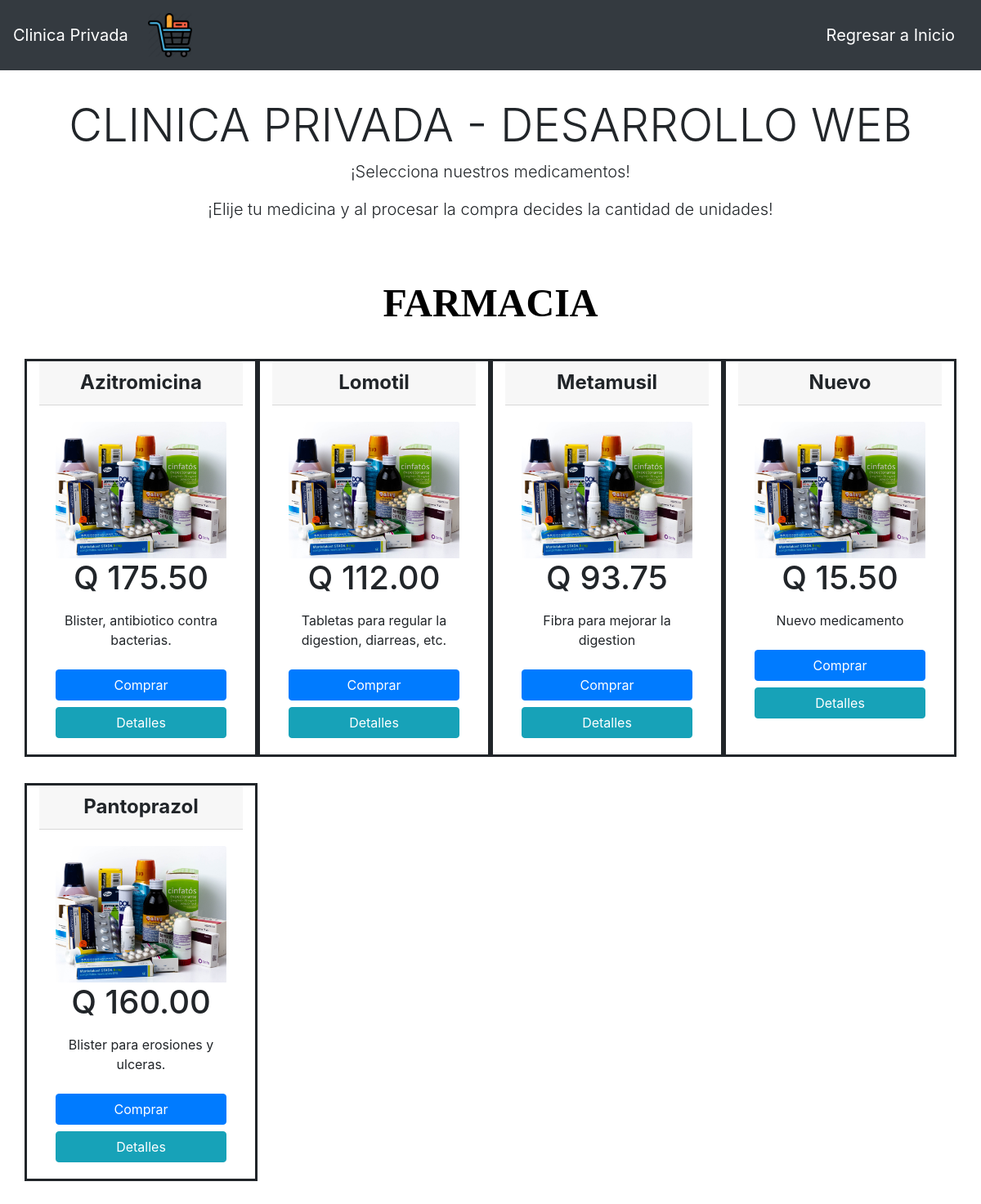
/tienda/index.php, run on the app's committed database.
### tables this page shows
CREATE TABLE `medicamento` (
  `id_medicamento` int(11) NOT NULL,
  `nombre` varchar(60) DEFAULT NULL,
  `marca` varchar(60) DEFAULT NULL,
  `descripcion` varchar(150) NOT NULL,
  `id_lote_medicina` int(11) DEFAULT NULL,
  `precio_costo` double(8,2) NOT NULL,
  `precio_venta` double(8,2) NOT NULL,
  `cantidad` int(11) NOT NULL
);

### tienda/index.php (the view, shortened to what this page needs)
<?php
require_once 'conexion.php';
$db_conexionMedicamento = mysqli_connect($db_host, $db_user, $db_pass, $db_nombre, $port);
$db_conexionMedicamento->real_query("SELECT m.id_medicamento AS id,m.nombre,m.marca,m.descripcion,lm.nombre as NombreLote,m.precio_costo,m.precio_venta,m.cantidad FROM clinicaproyecto_2021.medicamento AS m INNER JOIN clinicaproyecto_2021.lotes_medicina AS lm ON m.id_lote_medicina = lm.id_lote_medicina ORDER BY m.nombre;");
$resultadoM = $db_conexionMedicamento->use_result();
?>
<!DOCTYPE html>
<html lang="en">
<head>
    <link rel="stylesheet" href="css/bootstrap.min.css">
    <link rel="stylesheet" href="https://use.fontawesome.com/releases/v5.6.3/css/all.css">
    <link rel="stylesheet" href="css/sweetalert2.min.css">
</head>
<body background="img/fondoUsuarios.jpg" style="background-size: cover; background-repeat: no-repeat; margin: 0px; height: 100%;">
    <header>
        <div class="container">
            <div class="row align-items-stretch justify-content-between">
                <nav class="navbar navbar-expand-md navbar-dark fixed-top bg-dark">
                    <a class="navbar-brand" href="#">Clinica Privada</a>
                    <div class="collapse navbar-collapse" id="navbarCollapse">
                        <ul class="navbar-nav mr-auto">
                            <li class="nav-item dropdown">
                                <img src="img/cart.jpeg" class="nav-link dropdown-toggle img-fluid" height="100px" width="70px" href="#" id="dropdown01" data-toggle="dropdown" aria-haspopup="true" aria-expanded="false"></img>
                            </li>
                        </ul>
                    </div>
                    <div class="text-right">
                        <a class="navbar-brand" href="../views/inicio.php">Regresar a Inicio</a>
                    </div>
                </nav>
            </div>
        </div>
    </header>
    <main style="margin-bottom: 2em;">
        <div class="pricing-header px-3 py-3 pt-md-5 pb-md-4 my-4 mx-auto text-center">
            <br>
            <h1 class="display-4 mt-4">CLINICA PRIVADA - DESARROLLO WEB</h1>
            <p class="lead">¡Selecciona nuestros medicamentos!</p>
            <p class="lead">¡Elije tu medicina y al procesar la compra decides la cantidad de unidades!</p>
        </div>
        <div class="text-center">
            <b>
                <font size=7 face="Times New Roman" color="Black">FARMACIA</font>
            </b>
        </div>
        <div class="text-center">
            <div class="container" id="lista-productos">
                <div class="row">
                    <?php while ($filaMedicina = $resultadoM->fetch_assoc()) {  ?>
                        <div class="col-md-3" style="margin-top: 2em; border: solid; background-color: rgba(255,255,255,0.4);">
                            <div class="card-header">
                                <h4 class="my-0 font-weight-bold"><?php echo $filaMedicina['nombre'] ?></h4>
                            </div>
                            <div class="card-body">
                                <img src="img/medicamento.jpg" class="card-img-top">
                                <h1 class="card-title pricing-card-title precio">Q <span class=""><?php echo $filaMedicina['precio_venta'] ?></span></h1>
                                <ul class="list-unstyled mt-3 mb-4">
                                    <li><?php echo $filaMedicina['descripcion'] ?></li>
                                </ul>
                                <a href="" class="btn btn-block btn-primary agregar-carrito" data-id=<?php echo $filaMedicina['id'] ?>>Comprar</a>
                                <button class="btn btn-block btn-info" name="btn_modalDetalles" id="btn_modalDetalles" data-toggle="modal" data-target="#modalDetallesProducto<?php echo $filaMedicina['nombre'] ?>">Detalles</button>
                            </div>
                        </div>
                    <?php }
                    $db_conexionMedicamento->close(); ?>
                </div>
            </div>
        </div>
    </main>
</body>
</html>

### data on the page
medicamento: nombre "Azitromicina", precio_venta "175.50", descripcion "Blister, antibiotico contra bacterias."
medicamento: nombre "Lomotil", precio_venta "112.00", descripcion "Tabletas para regular la digestion, diarreas, etc."
medicamento: nombre "Metamusil", precio_venta "93.75", descripcion "Fibra para mejorar la digestion"
medicamento: nombre "Nuevo", precio_venta "15.50", descripcion "Nuevo medicamento"
medicamento: nombre "Pantoprazol", precio_venta "160.00", descripcion "Blister para erosiones y ulceras."
